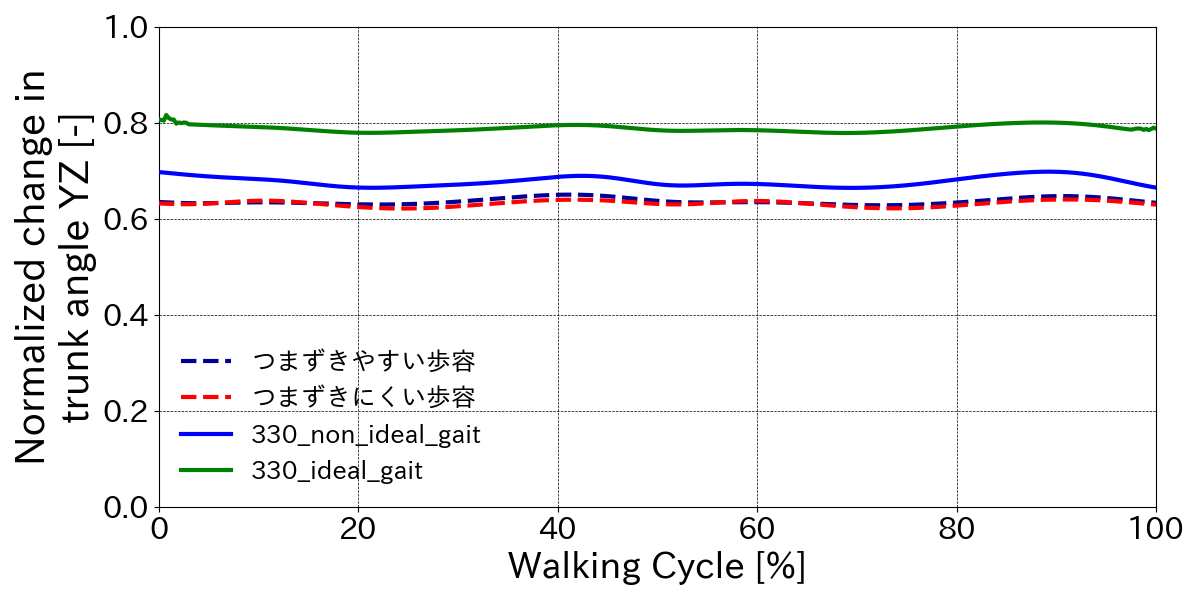
#> input picture img/Mean_1.png, 1200 x 600 px, found by its file name
$ python img_show_comb.py
#> lines starting #> are read from the running program, lines starting #| are printed output that depends on the picture

import os
from PIL import Image

# 画像ファイル名のリスト
image_files = [
    'Mean_1.png', 'Mean_2.png', 'Mean_3.png', 'Mean_4.png',
    'Mean_5.png', 'Mean_6.png', 'Mean_7.png', 'Mean_8.png',
    'Mean_9.png', 'Mean_10.png', 'Mean_11.png', 'Mean_12.png',
    'Mean_13.png', 'Mean_14.png', 'Mean_18.png', 'Mean_19.png',
    'Mean_20.png', 'Mean_15.png', 'Mean_16.png', 'Mean_17.png'
]


# # 画像ファイル名のリスト
# image_files = [
#     'Mean_1.png', 'Mean_2.png', 'Mean_3.png', 'Mean_4.png',
#     'Mean_5.png', 'Mean_6.png', 'Mean_7.png', 'Mean_8.png',
#     'Mean_9.png', 'Mean_10.png', 'Mean_11.png', 'Mean_12.png',
#     'Mean_13.png', 'Mean_14.png', 'Mean_18.png', 'Mean_19.png',
#     'Mean_20.png', 'Mean_15.png', 'Mean_16.png', 'Mean_17.png'
# ]

# 1つの画像として出力
images = [Image.open(filename).resize((1300, 700), Image.BICUBIC) for filename in image_files]
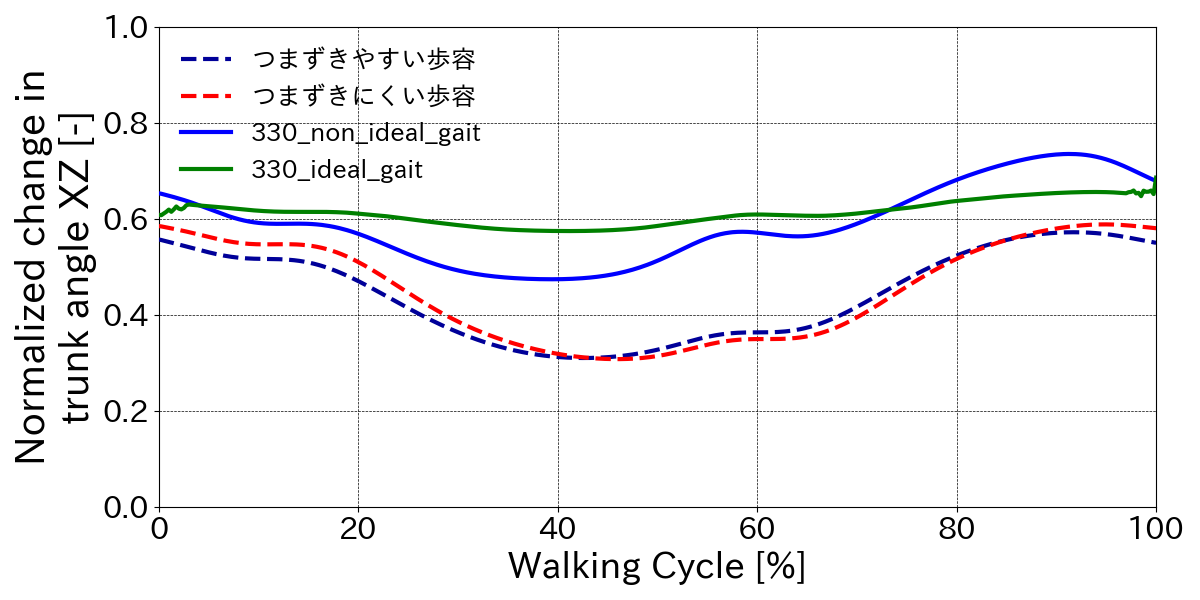
#> input picture img/Mean_2.png, 1200 x 600 px, found by its file name
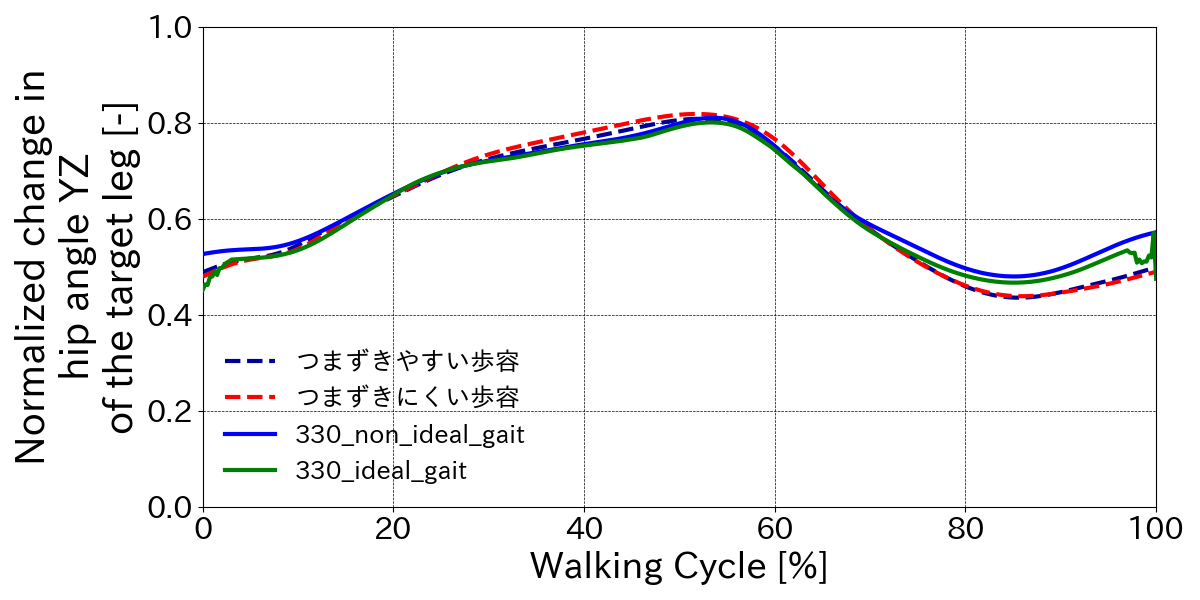
#> input picture img/Mean_3.png, 1200 x 600 px, found by its file name
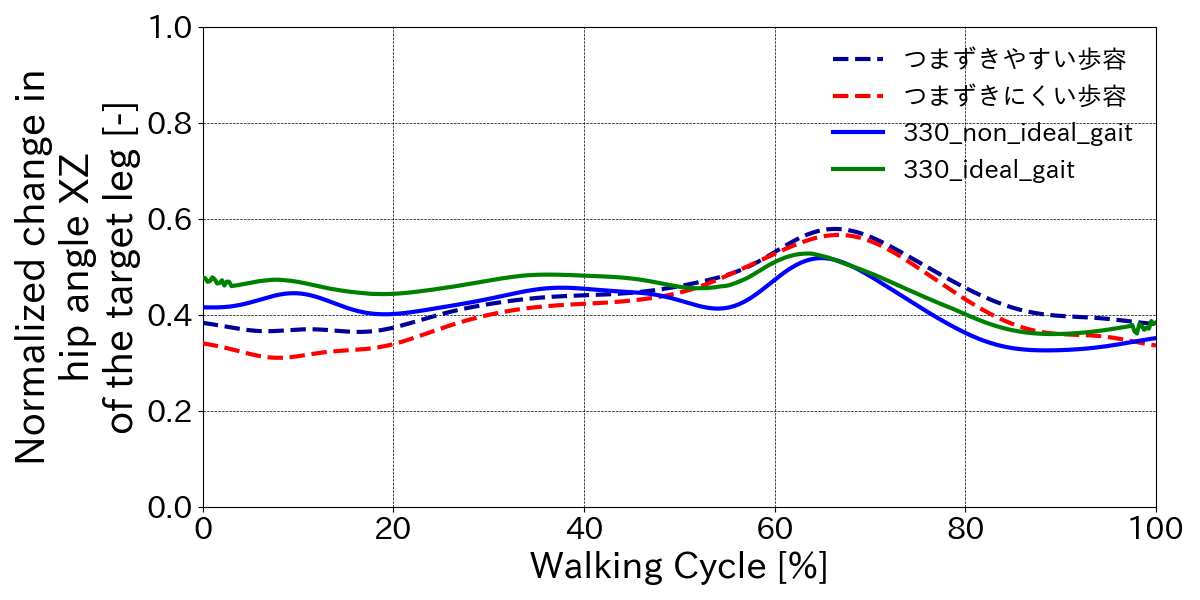
#> input picture img/Mean_4.png, 1200 x 600 px, found by its file name
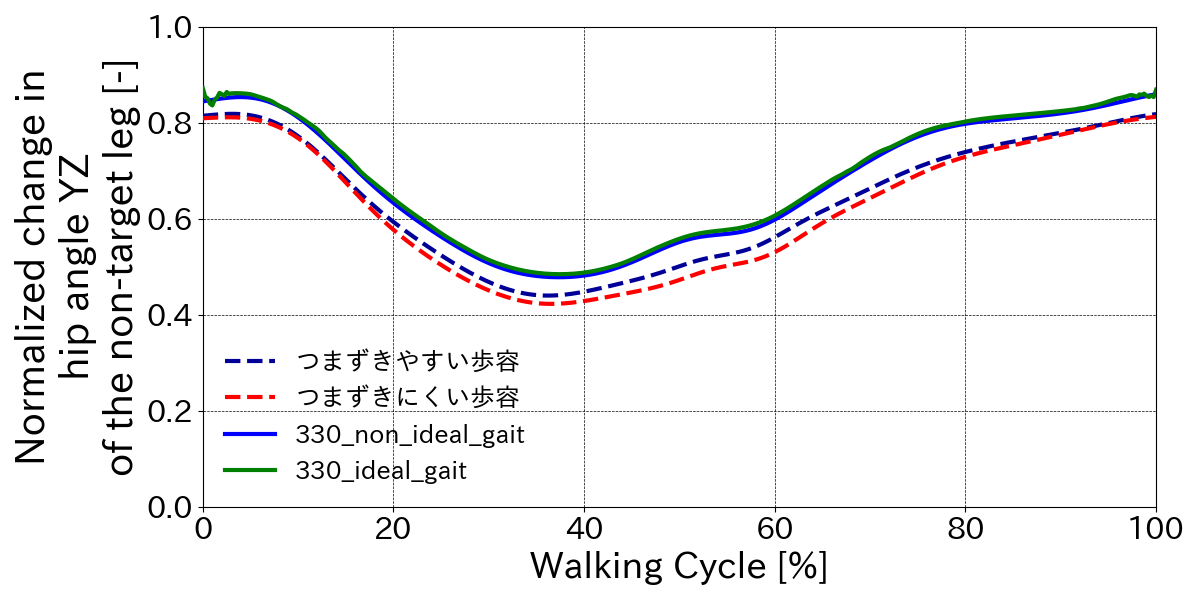
#> input picture img/Mean_5.png, 1200 x 600 px, found by its file name
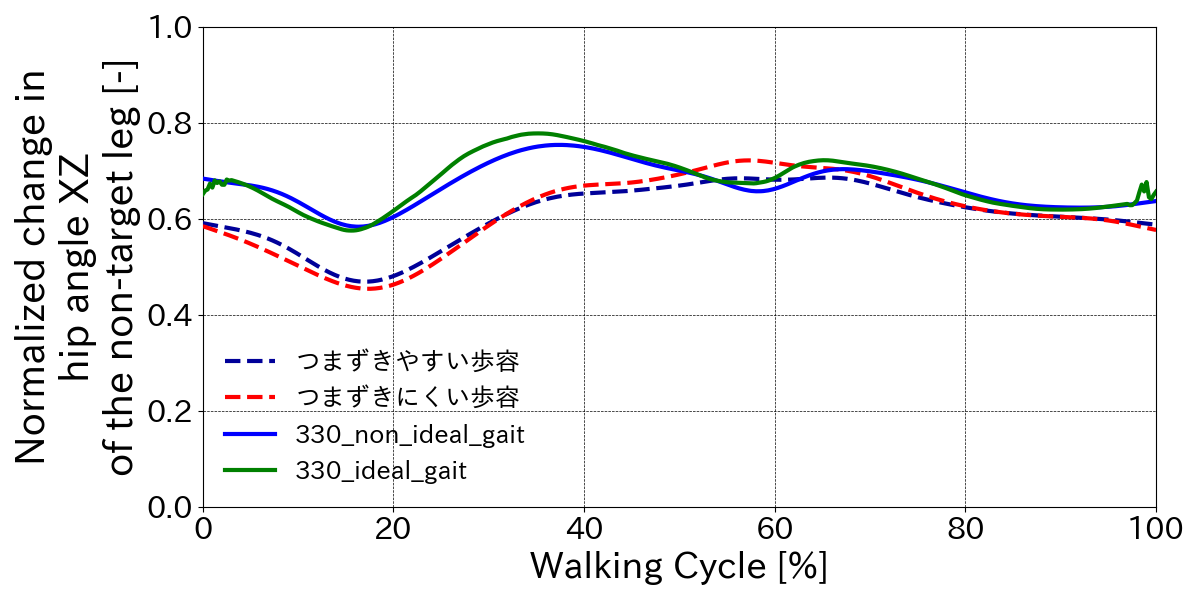
#> input picture img/Mean_6.png, 1200 x 600 px, found by its file name
#> (the run stopped early here; a loop or call above may not have finished)
